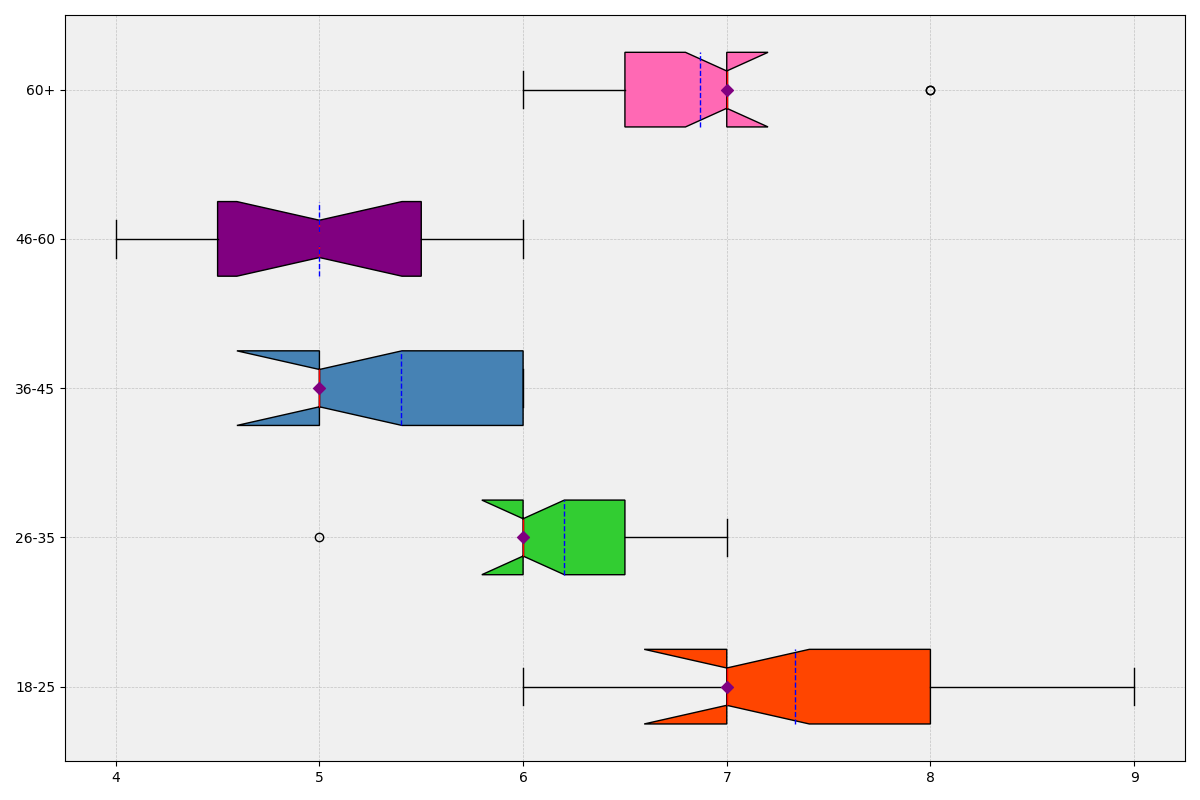

Reproduce this figure in Python.
import matplotlib.pyplot as plt
import numpy as np

age_groups = ['18-25', '26-35', '36-45', '46-60', '60+']
happiness_data = [
    [7, 8, 7, 6, 8, 8, 7, 9, 7, 6, 7, 8, 7, 8, 7],
    [6, 7, 6, 6, 7, 7, 6, 6, 6, 7, 6, 6, 5, 6, 6],
    [5, 6, 5, 6, 6, 5, 6, 6, 5, 5, 5, 5, 5, 6, 5],
    [6, 6, 5, 4, 5, 6, 5, 4, 4, 5, 6, 5, 4, 5, 5],
    [7, 6, 7, 6, 7, 7, 7, 6, 6, 7, 8, 7, 8, 7, 7]
]

fig, ax = plt.subplots(figsize=(12, 8))

# Change boxplot orientation to horizontal
box = ax.boxplot(happiness_data, vert=False, patch_artist=True, notch=True, meanline=True, showmeans=True)

new_colors = ['#FF4500', '#32CD32', '#4682B4', '#800080', '#FF69B4']
for patch, color in zip(box['boxes'], new_colors):
    patch.set_facecolor(color)

plt.setp(box['means'], color='blue')
plt.setp(box['medians'], color='red')

# Scatter plot of medians for horizontal boxplot
medians = [np.median(group) for group in happiness_data]
ax.scatter(medians, range(1, len(age_groups) + 1), color='purple', marker='D', zorder=3)

ax.set_yticklabels(age_groups)  # Set the y-tick labels to age groups as they are horizontal
ax.grid(True, linestyle='--', linewidth=0.5, alpha=0.7)
ax.set_axisbelow(True)
ax.set_facecolor('#f0f0f0')

plt.tight_layout()
plt.show()
